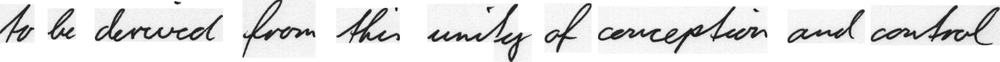
#> input picture data/demo/input3.png, 1000 x 62 px, shrunk from 1910 x 119 before the run
$ python demo.py
#> lines starting #> are read from the running program, lines starting #| are printed output that depends on the picture
#> further down, image is the input picture: shape (62, 1000); min 0, max 255, mean 226.8
import cv2
import numpy as np


def com_stats(A, axis=0):
#> called with axis = 0
    print(A)
#> (printed output is left out)
    A = A.astype(float)    # if you are worried about int vs. float
    n = A.shape[axis]
#> n = 62
    m = A.shape[(axis-1) % 2]
#> m = 1000
    r = np.arange(1, n+1)
#> r = 62 values from 1 to 62
    R = np.vstack([r] * m)
    if axis == 0:
        R = R.T

    mu = np.average(R, axis=axis, weights=A)
#> mu = 1000 values, max 34.21 at index 279, min 26.95 at index 510, mean 31.64
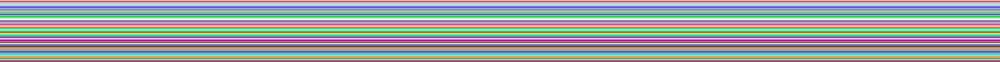
#> R: shape (62, 1000) int64; 62 distinct labels, from 1 to 62; one colour per label, 0 black
    var = np.average(R**2, axis=axis, weights=A) - mu**2
#> var = 1000 values, max 401.1 at index 362, min 264.6 at index 510, mean 346.5
    std = np.sqrt(var)
#> std = 1000 values, max 20.03 at index 362, min 16.27 at index 510, mean 18.61
    return mu, var, std


image = cv2.imread('input3.png', cv2.IMREAD_GRAYSCALE)

mu, var, std = com_stats(image)
print(len(mu))
#| 1000
mu = int(np.average(mu))
#> mu = 31
std = int(np.median(std))
#> std = 18
var = int(np.median(var))
#> var = 347

diff = std
#> diff = 18


image[mu, :] = 0
image[mu+diff, :] = 0
image[mu-diff, :] = 0
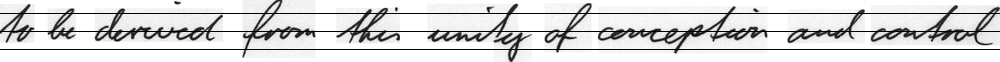
#> image: shape (62, 1000); min 0, max 255, mean 216.3

print(np.average(mu), var, std)
#| 31.0 347 18

cv2.imwrite("output.png", image)

$ run again, with data/demo/input2.png copied over data/demo/input3.png
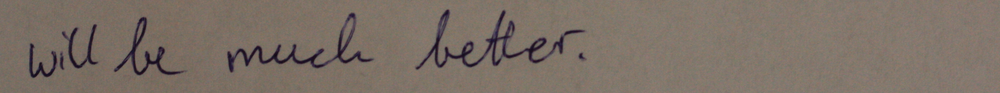
#> input picture data/demo/input2.png, 1000 x 93 px, shrunk from 2154 x 200 before the run
#> (printed output is left out)
#> in com_stats, `mu = np.average(R, axis=axis, weights=A)`: mu = 1000 values, max 49.38 at index 446, min 41.82 at index 31, mean 46.78
#> in com_stats, `mu = np.average(R, axis=axis, weights=A)`:
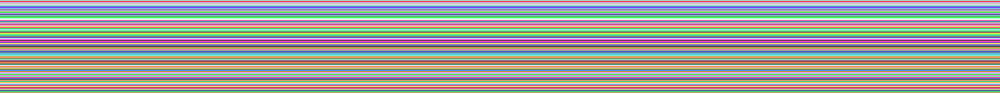
#> R: shape (93, 1000) int64; 93 distinct labels, from 1 to 93; one colour per label, 0 black
#> in com_stats, `var = np.average(R**2, axis=axis, weights=A) - mu**2`: var = 1000 values, max 920.6 at index 134, min 711.3 at index 225, mean 737.6
#> in com_stats, `std = np.sqrt(var)`: std = 1000 values, max 30.34 at index 134, min 26.67 at index 225, mean 27.15
#| 1000
#> `mu = int(np.average(mu))`: mu = 46
#> `std = int(np.median(std))`: std = 26
#> `var = int(np.median(var))`: var = 723
#> diff = 26
#> `image[mu-diff, :] = 0`:
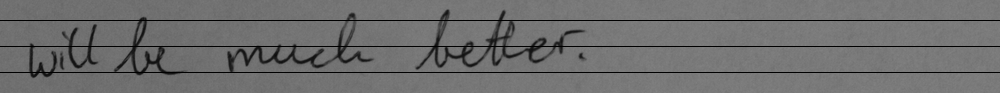
#> image: shape (93, 1000); min 0, max 131, mean 110.6
#| 46.0 723 26

$ run again, with data/demo/input4.png copied over data/demo/input3.png
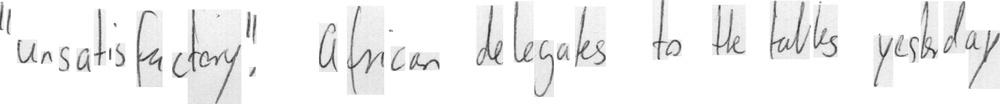
#> input picture data/demo/input4.png, 1000 x 104 px, shrunk from 1715 x 179 before the run
#> image is the input picture: shape (104, 1000); min 39, max 255, mean 240.9
#> (printed output is left out)
#> in com_stats, `mu = np.average(R, axis=axis, weights=A)`: mu = 1000 values, max 60.15 at index 661, min 49.78 at index 552, mean 52.81
#> in com_stats, `mu = np.average(R, axis=axis, weights=A)`:
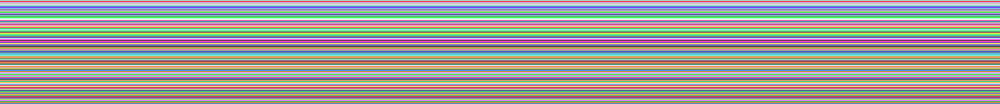
#> R: shape (104, 1000) int64; 104 distinct labels, from 1 to 104; one colour per label, 0 black
#> in com_stats, `var = np.average(R**2, axis=axis, weights=A) - mu**2`: var = 1000 values, max 1185.4 at index 138, min 778.5 at index 662, mean 927.4
#> in com_stats, `std = np.sqrt(var)`: std = 1000 values, max 34.43 at index 138, min 27.9 at index 662, mean 30.45
#| 1000
#> `mu = int(np.average(mu))`: mu = 52
#> `std = int(np.median(std))`: std = 30
#> `var = int(np.median(var))`: var = 924
#> diff = 30
#> `image[mu-diff, :] = 0`:
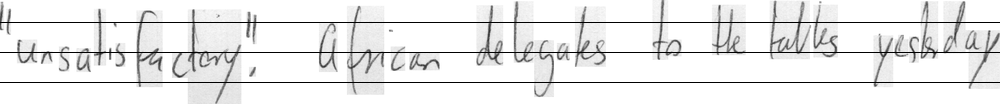
#> image: shape (104, 1000); min 0, max 255, mean 234.1
#| 52.0 924 30
